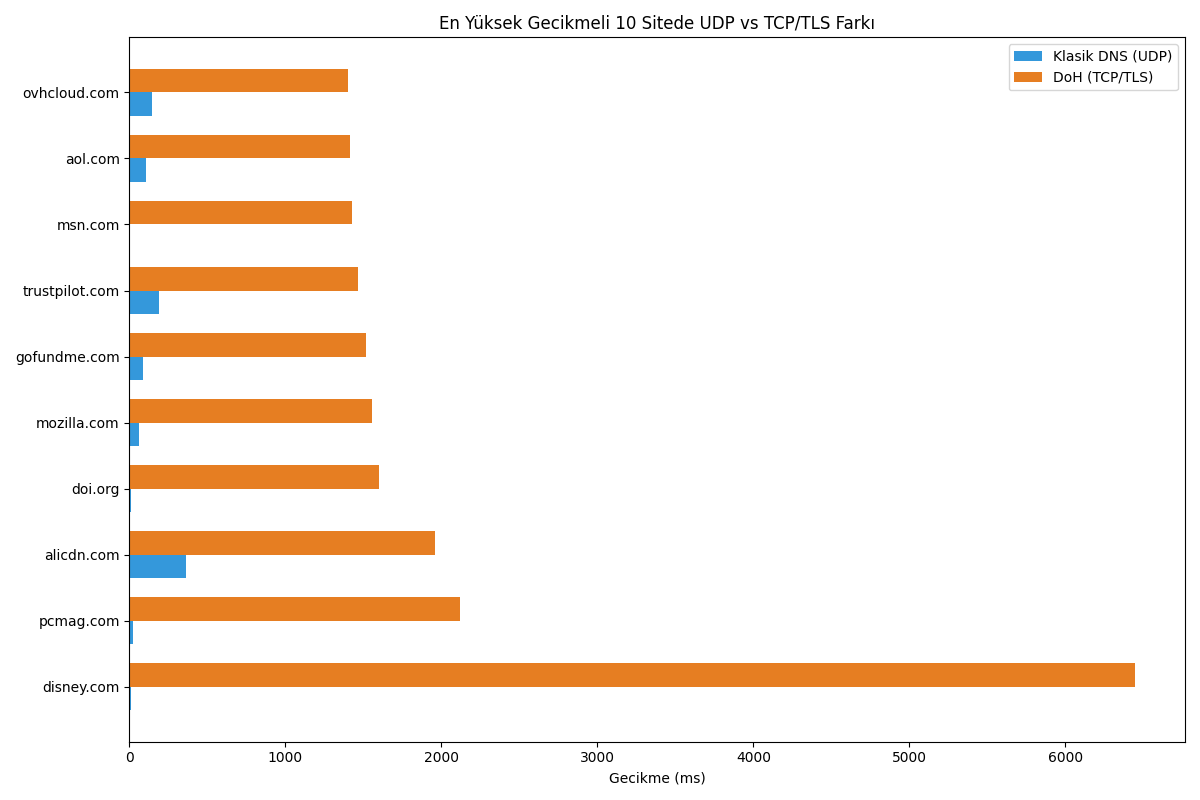

Here is the Python script that generated this plot:
#Bu dosya, en çok gecikme yaşanan sitelerdeki UDP (Klasik DNS) ve TCP/TLS (DoH) farkını somutlaştırır

import pandas as pd
import matplotlib.pyplot as plt
import numpy as np

try:
    df = pd.read_csv('dns_karsilastirma_sonuclari.csv')
    df['Klasik DNS (ms)'] = pd.to_numeric(df['Klasik DNS (ms)'], errors='coerce')
    df['DoH (ms)'] = pd.to_numeric(df['DoH (ms)'], errors='coerce')
    
    # En yavaş 10 siteyi seç
    top_10 = df.nlargest(10, 'DoH (ms)')

    plt.figure(figsize=(12, 8))
    y = np.arange(len(top_10))
    width = 0.35

    plt.barh(y - width/2, top_10['Klasik DNS (ms)'], width, label='Klasik DNS (UDP)', color='#3498db')
    plt.barh(y + width/2, top_10['DoH (ms)'], width, label='DoH (TCP/TLS)', color='#e67e22')

    plt.yticks(y, top_10['Domain'])
    plt.xlabel('Gecikme (ms)')
    plt.title('En Yüksek Gecikmeli 10 Sitede UDP vs TCP/TLS Farkı')
    plt.legend()
    plt.tight_layout()
    plt.savefig('protokol_kiyaslama.png')
    print("Protokol kıyaslama grafiği 'protokol_kiyaslama.png' olarak kaydedildi.")
    plt.show()
except Exception as e:
    print(f"Hata: {e}")
